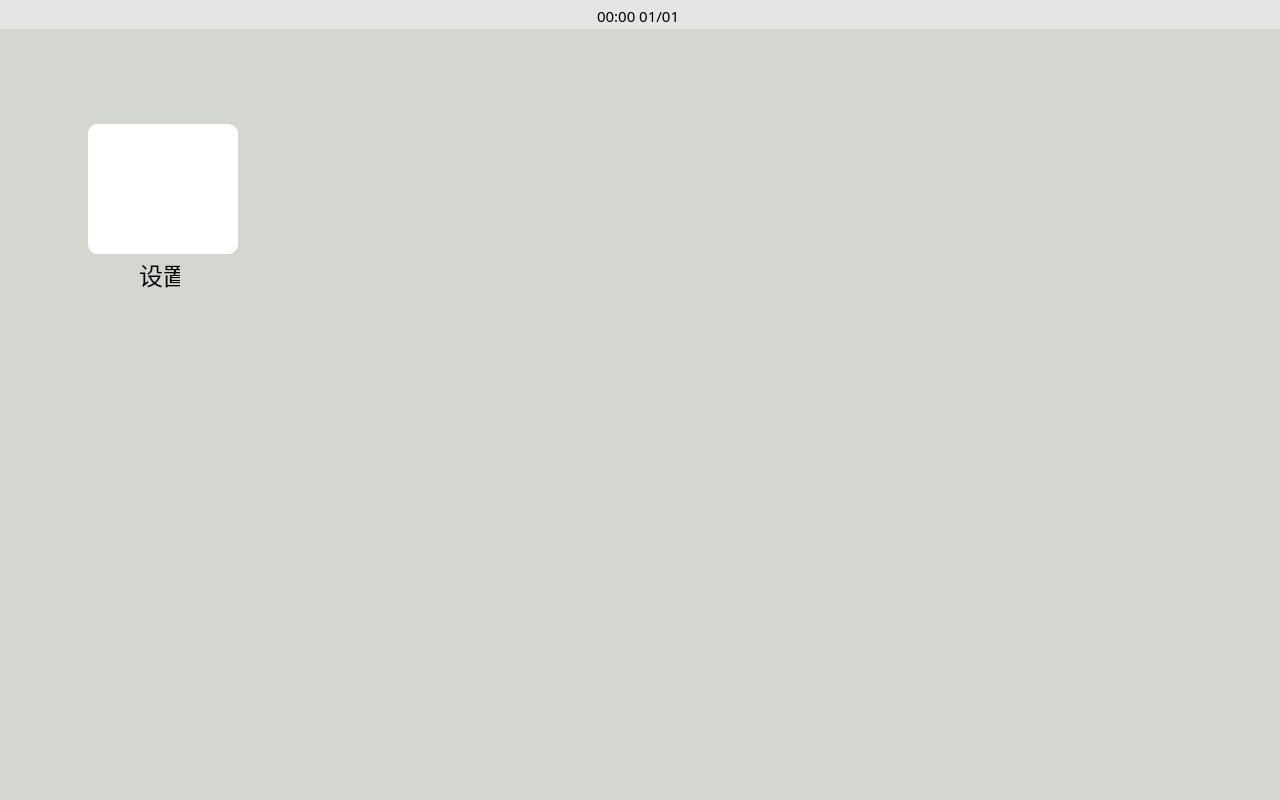
<?xml version="1.0" encoding="UTF-8"?>
<ui version="4.0">
 <class>JP_MainWindow</class>
 <widget class="QWidget" name="JP_MainWindow">
  <property name="geometry">
   <rect>
    <x>0</x>
    <y>0</y>
    <width>1280</width>
    <height>800</height>
   </rect>
  </property>
  <property name="minimumSize">
   <size>
    <width>1280</width>
    <height>800</height>
   </size>
  </property>
  <property name="maximumSize">
   <size>
    <width>1280</width>
    <height>800</height>
   </size>
  </property>
  <property name="styleSheet">
   <string notr="true"/>
  </property>
  <property name="BaseWidget" stdset="0">
   <string>JP_MainWindow</string>
  </property>
  <widget class="QWidget" name="verticalLayoutWidget">
   <property name="geometry">
    <rect>
     <x>-1</x>
     <y>-1</y>
     <width>1281</width>
     <height>801</height>
    </rect>
   </property>
   <layout class="QVBoxLayout" name="vbaseLayout" stretch="3,77">
    <property name="spacing">
     <number>0</number>
    </property>
    <item>
     <widget class="QFrame" name="base_statebar">
      <property name="styleSheet">
       <string notr="true">QFrame {
                                background-color: rgb(228, 228, 228)
                                }</string>
      </property>
      <property name="frameShape">
       <enum>QFrame::NoFrame</enum>
      </property>
      <property name="frameShadow">
       <enum>QFrame::Plain</enum>
      </property>
      <widget class="QWidget" name="horizontalLayoutWidget">
       <property name="geometry">
        <rect>
         <x>-1</x>
         <y>0</y>
         <width>1281</width>
         <height>33</height>
        </rect>
       </property>
       <layout class="QHBoxLayout" name="hstateLayout">
        <item>
         <widget class="QLabel" name="stateLabel_l">
          <property name="text">
           <string/>
          </property>
         </widget>
        </item>
        <item>
         <spacer name="hstatespace_l">
          <property name="orientation">
           <enum>Qt::Horizontal</enum>
          </property>
          <property name="sizeHint" stdset="0">
           <size>
            <width>40</width>
            <height>20</height>
           </size>
          </property>
         </spacer>
        </item>
        <item>
         <widget class="QLabel" name="stateLabel_datetime">
          <property name="font">
           <font>
            <family>微软雅黑</family>
            <pointsize>11</pointsize>
            <weight>50</weight>
            <bold>false</bold>
           </font>
          </property>
          <property name="text">
           <string>00:00 01/01</string>
          </property>
         </widget>
        </item>
        <item>
         <spacer name="hstatespace_r">
          <property name="orientation">
           <enum>Qt::Horizontal</enum>
          </property>
          <property name="sizeHint" stdset="0">
           <size>
            <width>40</width>
            <height>20</height>
           </size>
          </property>
         </spacer>
        </item>
        <item>
         <widget class="QLabel" name="stateLabel_r">
          <property name="text">
           <string/>
          </property>
         </widget>
        </item>
       </layout>
      </widget>
     </widget>
    </item>
    <item>
     <widget class="QWidget" name="base_workspace" native="true">
      <property name="styleSheet">
       <string notr="true">QWidget {
	background-color: rgb(211, 215, 208);
}
</string>
      </property>
      <widget class="QPushButton" name="home_SettingButton">
       <property name="geometry">
        <rect>
         <x>89</x>
         <y>95</y>
         <width>150</width>
         <height>130</height>
        </rect>
       </property>
       <property name="minimumSize">
        <size>
         <width>150</width>
         <height>130</height>
        </size>
       </property>
       <property name="maximumSize">
        <size>
         <width>150</width>
         <height>130</height>
        </size>
       </property>
       <property name="styleSheet">
        <string notr="true">QPushButton {
	background-color: white;
	border-radius: 10px;
}	

</string>
       </property>
       <property name="text">
        <string/>
       </property>
       <property name="icon">
        <iconset>
         <normalon>:/home/settingbtn/home_assets/icon_home_setting_144.png</normalon>
        </iconset>
       </property>
       <property name="iconSize">
        <size>
         <width>100</width>
         <height>100</height>
        </size>
       </property>
       <property name="autoDefault">
        <bool>false</bool>
       </property>
       <property name="flat">
        <bool>false</bool>
       </property>
      </widget>
      <widget class="QLabel" name="home_SettingButton_text">
       <property name="geometry">
        <rect>
         <x>140</x>
         <y>230</y>
         <width>41</width>
         <height>31</height>
        </rect>
       </property>
       <property name="font">
        <font>
         <family>微软雅黑</family>
         <pointsize>18</pointsize>
         <weight>50</weight>
         <bold>false</bold>
        </font>
       </property>
       <property name="text">
        <string>设置</string>
       </property>
      </widget>
     </widget>
    </item>
   </layout>
   <zorder>base_workspace</zorder>
   <zorder>base_statebar</zorder>
  </widget>
 </widget>
 <resources>
  <include location="../../assets/assets.qrc"/>
 </resources>
 <connections/>
</ui>
